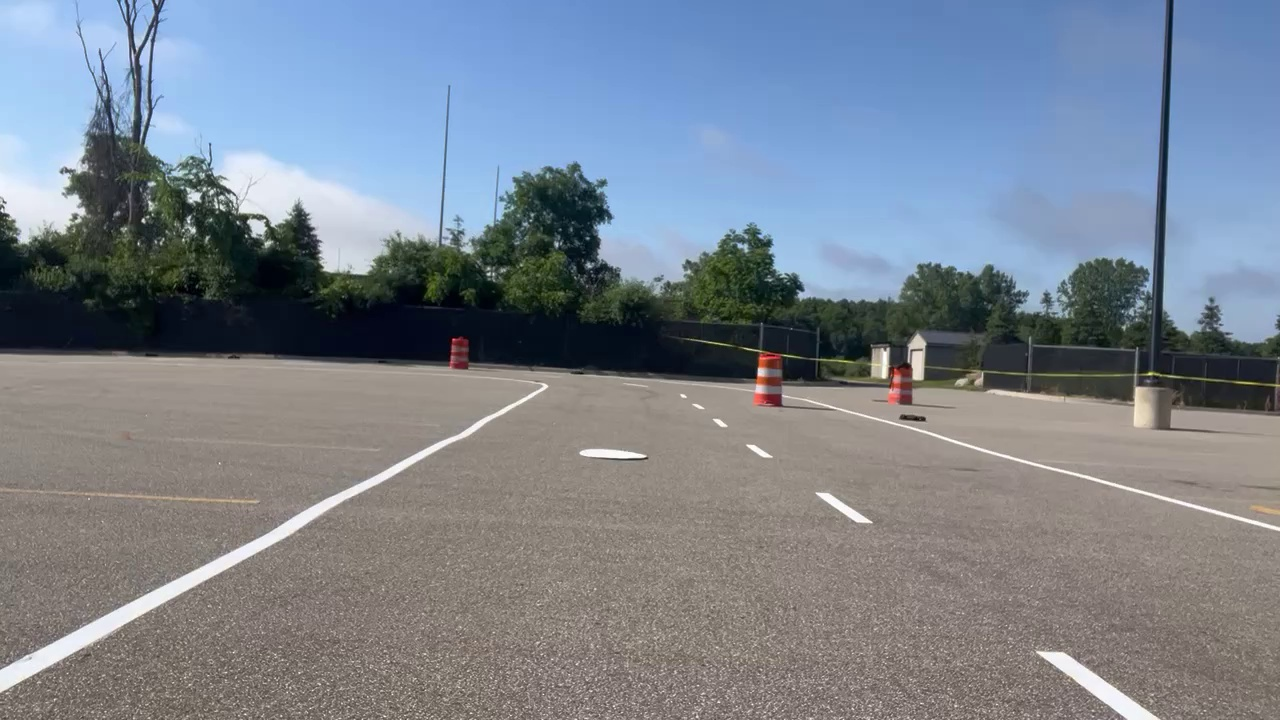
#> input picture examples/raw/frame_000000.jpg, 1280 x 720 px; its folder holds 4 pictures in this run
$ python generate_examples.py
#> lines starting #> are read from the running program, lines starting #| are printed output that depends on the picture; after the words box and inside, x2 and y2 are one past the last pixel; in counts of white or black regions, pixels touching at a corner belong together
### src/avl_white_lines/original_viewer.py
"""Inspect every lane-processing stage beside its final result. Run with Python."""
from __future__ import annotations
import argparse
import json
from dataclasses import dataclass
from pathlib import Path
import cv2
import numpy as np

WINDOW = "MARVIN - lane pipeline | I/O masks | A/D images"
MODES = ["Article HSL white", "Previous HSV defaults", "Saved HSL"]
STAGES = [
    ("Original", "Unmodified raw frame."),
    ("HSV saturation", "HSV saturation channel: white paint usually has low saturation."),
    ("HSV value", "HSV value channel: brightness."),
    ("HSL lightness", "OpenCV calls HSL HLS: channels are H, L, S."),
    ("HSL saturation", "HSL saturation channel."),
    ("Article white mask", "From the article notebook: HSL lightness 200..255; any hue or saturation."),
    ("Previous HSV mask", "HSV H=0..180, S=0..30, V=195..255; previous tester defaults."),
    ("Saved HSL mask", "Saved HSL settings: H=0..36, L=59..205, S=0..40."),
    ("Active color mask", "A copy of the Article white, Previous HSV, or Saved HSL mask selected by M."),
    ("Filtered original", "Original colors kept where the active mask is white; all other pixels become black."),
    ("Grayscale", "Filtered BGR image converted to grayscale."),
    ("Gaussian blur", "11 x 11 Gaussian smoothing, as in the article."),
    ("Canny edges", "Canny low=50, high=150, as in the linked article."),
    ("ROI edges", "Canny edges AND region mask; input to Hough transform."),
    ("Raw Hough segments", "All Hough segments, including rejected candidates."),
    ("Accepted segments", "Reject flat segments; group by position; keep the strongest aligned set with enough foreground support."),
    ("Fitted line mask", "Least-squares straight estimates; inferred extensions are not paint pixels."),
]

def in_range(img, lo, hi):
    return cv2.inRange(img, np.array(lo, np.uint8), np.array(hi, np.uint8))

def consistent_segments(segments, width):
    """Choose the length-supported line consensus, rather than averaging markings."""
    if not segments:
        return []
    seg = np.asarray(segments,dtype=float)
    lengths = np.hypot(seg[:,2]-seg[:,0],seg[:,3]-seg[:,1])
    best = None
    best_score = -1
    for x1,y1,x2,y2 in seg:
        a = (x2-x1)/(y2-y1)
        b = x1-a*y1
        # Both endpoints must be close to the candidate infinite line.
        residual = np.maximum(np.abs(seg[:,0]-a*seg[:,1]-b),np.abs(seg[:,2]-a*seg[:,3]-b))/np.sqrt(1+a*a)
        keep = residual <= max(5,width*.008)
        score = float(lengths[keep].sum())
        if score > best_score:
            best_score,best = score,keep
    return seg[best].astype(int).tolist()

def process(img, mode=0, article_roi=False):
    h, w = img.shape[:2]
    hsv = cv2.cvtColor(img, cv2.COLOR_BGR2HSV)
    hls = cv2.cvtColor(img, cv2.COLOR_BGR2HLS)
    white = in_range(hls, [0,200,0], [180,255,255])
    old_hsv = in_range(hsv, [0,0,195], [180,30,255])
    saved_hsl = in_range(hls, [0,59,0], [36,205,40])
    active = [white, old_hsv, saved_hsl][mode]
    filtered = cv2.bitwise_and(img, img, mask=active)
    gray = cv2.cvtColor(filtered, cv2.COLOR_BGR2GRAY)
    blur = cv2.GaussianBlur(gray, (11,11), 0)
    edges = cv2.Canny(blur, 50, 150)
    roi = np.zeros((h,w), np.uint8)
    # Scale the notebook's 960x540 trapezoid, avoiding its resolution-specific bug.
    points = (np.array([[130/960,1], [410/960,330/540], [650/960,350/540], [930/960,1]]) * [w-1,h-1]).astype(np.int32) if article_roi else np.array([[0,int(.4*h)],[w-1,int(.4*h)],[w-1,h-1],[0,h-1]],np.int32)
    cv2.fillPoly(roi, [points], 255)
    cropped = edges & roi
    lines = cv2.HoughLinesP(cropped, 1, np.pi/180, 15, minLineLength=20, maxLineGap=10)
    raw = np.zeros_like(img); accepted = raw.copy(); fits = raw.copy()
    groups = [[] for _ in range(2 if article_roi else 3)]
    candidates = [[] for _ in groups]
    colors = [(255,110,40),(60,230,80),(70,100,255)]
    counts = [0]*len(groups)
    if lines is not None:
        for x1,y1,x2,y2 in lines[:,0]:
            cv2.line(raw,(x1,y1),(x2,y2),(210,210,210),2,cv2.LINE_AA)
            dx,dy = float(x2-x1),float(y2-y1)
            if abs(dy) < 8 or abs(dx/dy) > 3.5: continue
            xb = x1 + (h-1-y1)*dx/dy
            if article_roi:
                if dx == 0: continue
                slope = dy/dx
                if slope < -.3 and (x1+x2)/2 < .6*w: group = 0
                elif slope > .3 and (x1+x2)/2 > .4*w: group = 1
                else: continue
            else:
                if not -.5*w < xb < 1.5*w: continue
                group = 0 if xb < .3*w else (1 if xb < .75*w else 2)
            candidates[group].append((x1,y1,x2,y2))
    for k,segments in enumerate(candidates):
        coherent = consistent_segments(segments,w)
        if coherent:
            ys = np.asarray(coherent)[:,[1,3]]
            # Short bright objects above the foreground are weak lane evidence.
            if np.ptp(ys) < .08*h or ys.max() < .7*h:
                coherent = []
        for x1,y1,x2,y2 in coherent:
            groups[k].extend([(x1,y1),(x2,y2)])
            counts[k] += 1
            cv2.line(accepted,(x1,y1),(x2,y2),colors[k],3,cv2.LINE_AA)
    for k, pts in enumerate(groups):
        if len(pts) < 4: continue
        pts = np.array(pts, dtype=float)
        if np.ptp(pts[:,1]) < 15: continue
        # Fit x(y), handling vertical lines without dividing by dx.
        a,b = np.polyfit(pts[:,1],pts[:,0],1)
        # A raised ROI may include sky: do not extrapolate upward beyond evidence.
        y0,y1 = max(int(points[:,1].min()),int(pts[:,1].min())),h-1
        p0,p1 = (int(np.clip(a*y0+b,-2*w,3*w)),y0),(int(np.clip(a*y1+b,-2*w,3*w)),y1)
        cv2.line(fits,p0,p1,colors[k],6,cv2.LINE_AA)
    fits = cv2.bitwise_and(fits,fits,mask=roi)
    final = img.copy()
    visible = np.any(accepted > 0,axis=2)
    final[visible] = accepted[visible]
    visible = np.any(fits > 0,axis=2)
    final[visible] = (final[visible]*.2 + fits[visible]*.8).astype(np.uint8)
    cv2.polylines(final,[points],True,(0,220,255),1,cv2.LINE_AA)
    stages = [img,hsv[:,:,1],hsv[:,:,2],hls[:,:,1],hls[:,:,2],white,old_hsv,saved_hsl,active,filtered,gray,blur,edges,cropped,raw,accepted,fits]
    return stages, final, {"segments":int(0 if lines is None else len(lines)),"accepted_by_group":counts,"fitted_groups":int(sum(len(p)>=4 and np.ptp(np.array(p)[:,1])>=15 for p in groups))}

# [9 lines left out: function panel, not called in this run]

@dataclass
class State:
    index: int = 0
    stage: int = 8
    mode: int = 0
    article_roi: bool = False
    # [78 lines left out: functions key, compose, main, not called in this run]

# [1 lines that do not run on import are left out]

### scripts/generate_examples.py
"""Generate comparisons from the five checked-in raw frames, using the original detector."""
from pathlib import Path
import hashlib
import json
import sys
import cv2
import numpy as np

ROOT=Path(__file__).resolve().parents[1]
sys.path.insert(0,str(ROOT/'src'))
from avl_white_lines import original_viewer as viewer

FRAMES=(0,410,474,710,1077)
MODES=('article_hsl_white','previous_hsv','saved_hsl')

def labeled(image,text,width=640):
    image=cv2.resize(image,(width,round(image.shape[0]*width/image.shape[1])))
    top=np.full((35,width,3),20,np.uint8)
    cv2.putText(top,text,(10,24),cv2.FONT_HERSHEY_SIMPLEX,.55,(255,255,255),1,cv2.LINE_AA)
    return np.vstack([top,image])

def main():
    examples=ROOT/'examples'; generated=examples/'generated'; generated.mkdir(exist_ok=True,parents=True)
    entries=[]
    for number in FRAMES:
        stem=f'frame_{number:06}'
        raw=examples/'raw'/(stem+'.jpg')
        image=cv2.imread(str(raw))
#> image is the input picture: shape (720, 1280, 3); mean B, G, R 142.7, 131.4, 122.7
        if image is None: raise RuntimeError(f'Missing raw image: {raw}')
        folder=generated/stem; folder.mkdir(exist_ok=True)
        item={'frame':number,'raw':raw.relative_to(examples).as_posix(),
              'sha256':hashlib.sha256(raw.read_bytes()).hexdigest(),
              'size':[image.shape[1],image.shape[0]],'modes':[]}
        panels=[labeled(image,f'{number} / Original raw image')]
#> in labeled, `return np.vstack([top,image])`:
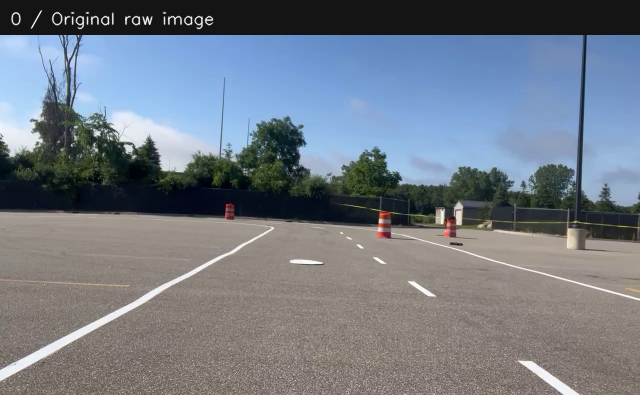
#> returned value: shape (395, 640, 3); mean of channels 0, 1, 2 132.5, 122.1, 114.2; drawn as B, G, R
        for mode,key in enumerate(MODES):
            stages,final,info=viewer.process(image,mode,False)
            output=folder/key; output.mkdir(exist_ok=True)
            cv2.imwrite(str(output/'final.png'),final)
            panels.append(labeled(final,f'{number} / {viewer.MODES[mode]}'))
            paths=[]
            for idx,stage in enumerate(stages):
                if idx==0:
                    paths.append(raw.relative_to(examples).as_posix()); continue
                # Color channels and the three comparison masks are mode-independent.
                dest=folder/f'stage_{idx+1:02}.png' if idx<8 else output/f'stage_{idx+1:02}.png'
                if idx>=8 or mode==0:
                    height=round(stage.shape[0]*640/stage.shape[1])
                    resized=cv2.resize(stage,(640,height),interpolation=cv2.INTER_NEAREST if stage.ndim==2 else cv2.INTER_AREA)
                    cv2.imwrite(str(dest),resized)
                paths.append(dest.relative_to(examples).as_posix())
            item['modes'].append({'key':key,'title':viewer.MODES[mode],
                                  'final':(output/'final.png').relative_to(examples).as_posix(),
                                  'stages':paths,'details':info})
#> this loop made 3 passes
#> pass 1, in process, `white = in_range(hls, [0,200,0], [180,255,255])`:
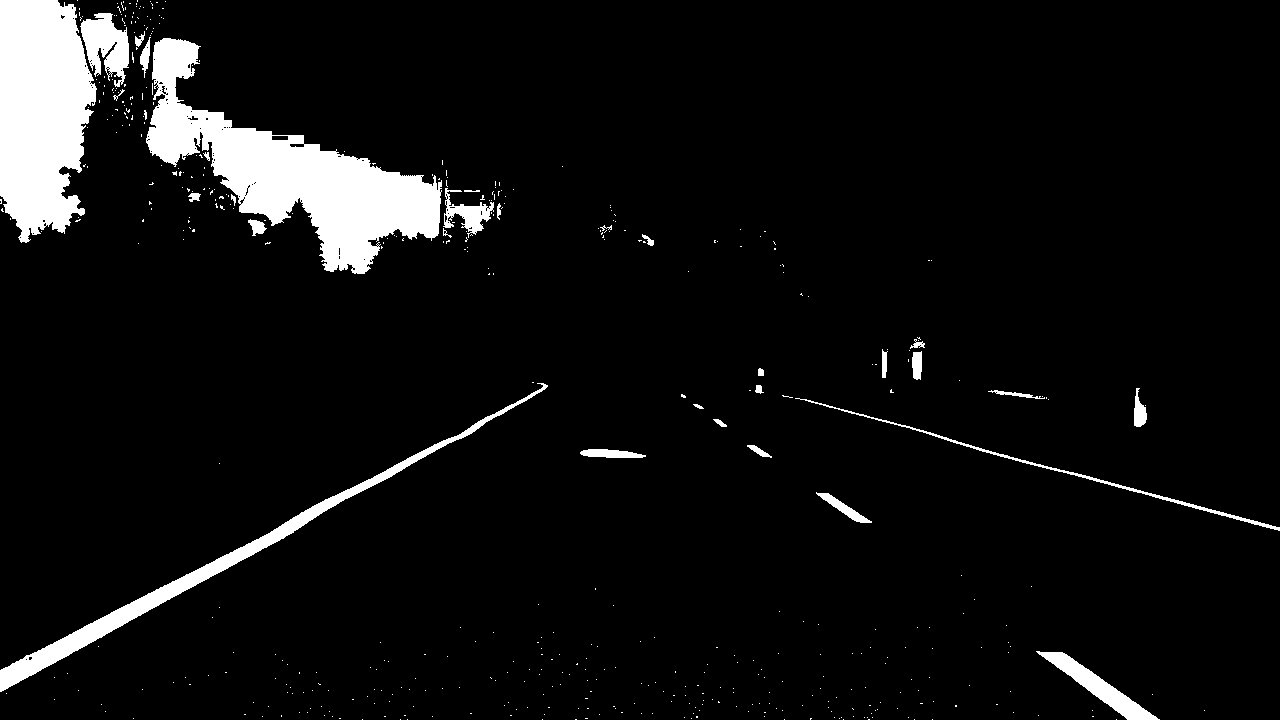
#> white: shape (720, 1280); 6.4% white; 507 white regions (475 under 20 px), largest, box (x1, y1, x2, y2) and area: (146, 38, 442, 274) 23313, (0, 0, 97, 243) 18294, (0, 383, 548, 692) 7159
#> pass 1, in process, `old_hsv = in_range(hsv, [0,0,195], [180,30,255])`:
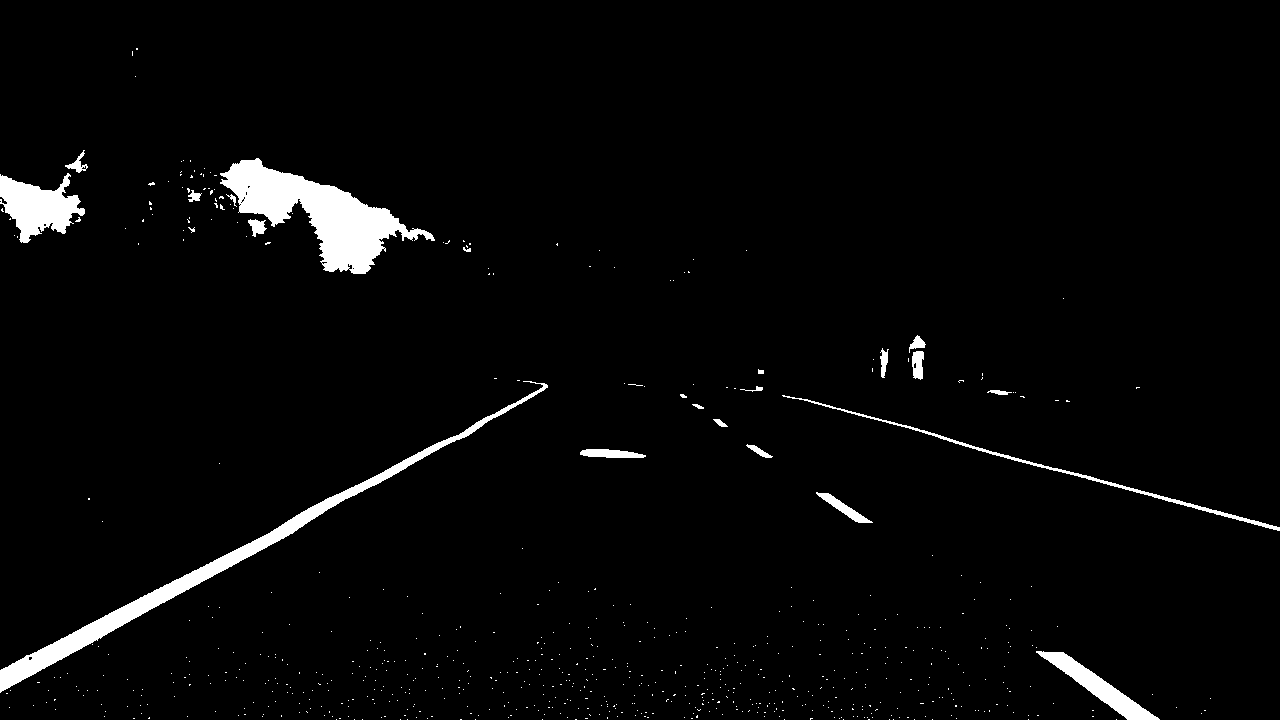
#> old_hsv: shape (720, 1280); 2.9% white; 685 white regions (663 under 20 px), largest, box (x1, y1, x2, y2) and area: (220, 158, 435, 274) 9238, (0, 381, 548, 693) 7339, (0, 173, 85, 243) 3245
#> after the loop:
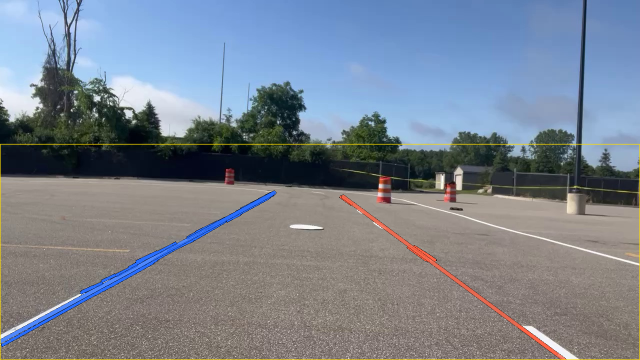
#> final: shape (720, 1280, 3) (shown at 1/2 size); mean B, G, R 142, 130.5, 121.9
#> after the loop:
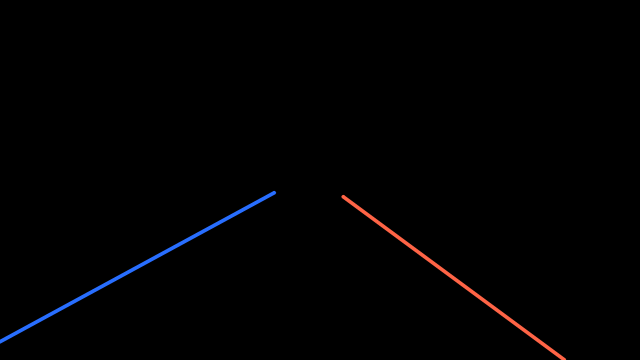
#> stage: shape (720, 1280, 3) (shown at 1/2 size); mean B, G, R 1.6, 1, 1.3
#> after the loop, panels = 4 items
        montage=np.vstack([np.hstack(panels[:2]),np.hstack(panels[2:])])
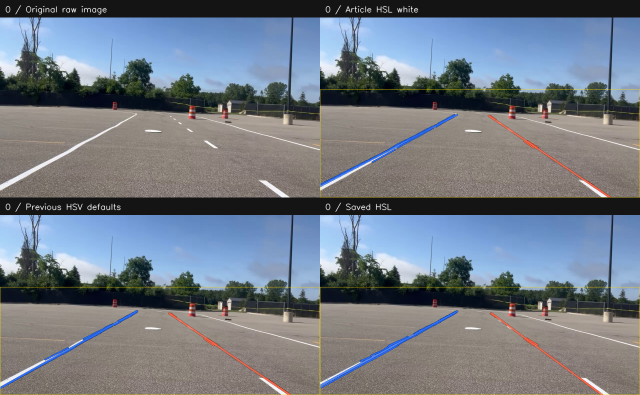
#> montage: shape (790, 1280, 3) (shown at 1/2 size); mean of channels 0, 1, 2 131.9, 121.5, 113.8; drawn as B, G, R
        cv2.imwrite(str(folder/'comparison.jpg'),montage,[cv2.IMWRITE_JPEG_QUALITY,92])
        item['comparison']=(folder/'comparison.jpg').relative_to(examples).as_posix()
        entries.append(item)
    manifest={'pipeline':'original viewer, native input resolution, no tracking',
              'roi':'Rectangle begins 2/5 down from top (bottom 60%)',
              'opencv':cv2.__version__,
              'detector_sha256':hashlib.sha256(Path(viewer.__file__).read_bytes()).hexdigest(),
              'stage_preview_width':640,'stage_names':[x[0] for x in viewer.STAGES],
              'stage_descriptions':[x[1] for x in viewer.STAGES], 'frames':entries}
    (examples/'manifest.json').write_text(json.dumps(manifest,indent=2)+'\n',encoding='utf-8')
    (examples/'manifest.js').write_text('const EXAMPLES = '+json.dumps(manifest)+';\n',encoding='utf-8')
    lines=['# Five original raw frames and their results','',
           'These are the actual raw JPEGs from the earlier projects, copied without recompression. Only these five raw frames are included; the full 1,078-frame set is not uploaded.','',
           'Results use the **restored original detector**, all three filters, native 1280×720 input, and the rectangular ROI starting 40% down from the top. There is no tracking or input resizing.','',
           'Download the repo/ZIP and open **gallery.html** here for I/O stage switching, A/D image switching, and M filter switching. It runs offline. GitHub shows the static comparisons below. Stage previews are resized to 640 pixels wide after detection; final PNGs remain full resolution.','',
           'In each grid: **original** (top left), **Article HSL white** (top right), **Previous HSV defaults** (bottom left), **Saved HSL** (bottom right). Results are shown as generated, including misses or incorrect fits.','']
    for item in entries:
        lines.extend([f"## Frame {item['frame']}",'',f"![Frame {item['frame']} comparison]({item['comparison']})",'',
                      f"[Raw JPEG]({item['raw']}) · "+' · '.join(f"[{m['title']} final]({m['final']})" for m in item['modes']),''])
    lines.extend(['## Reproduce','', 'From the repository root:','', '```bash','python scripts/generate_examples.py','python lane_pipeline_viewer.py examples/raw','```','',
                  'Raw-file SHA-256 hashes and detector/runtime metadata are recorded in manifest.json. These are visual examples, not labeled accuracy measurements.'])
    (examples/'README.md').write_text('\n'.join(lines)+'\n',encoding='utf-8')
    print('Generated five comparisons, fifteen full-resolution finals, and all seventeen preview stages for each mode.')

#> (the run stopped early here; a loop or call above may not have finished)
